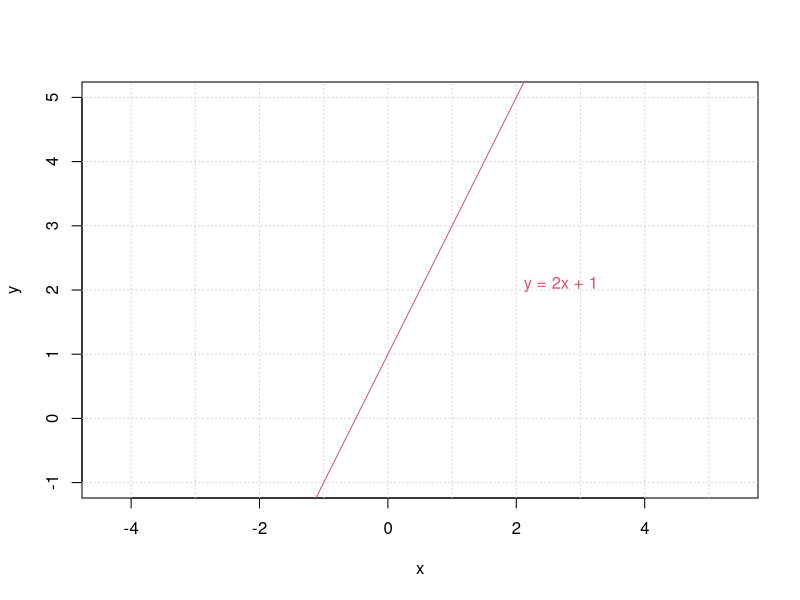
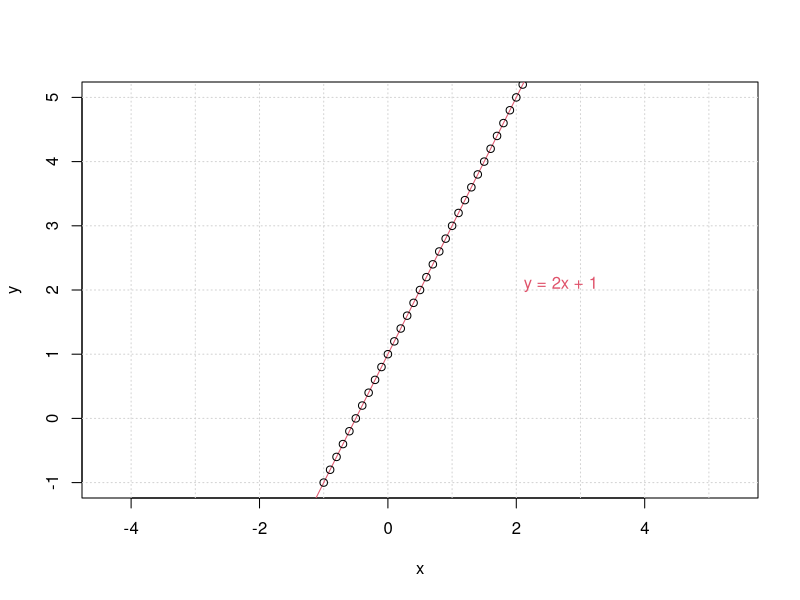
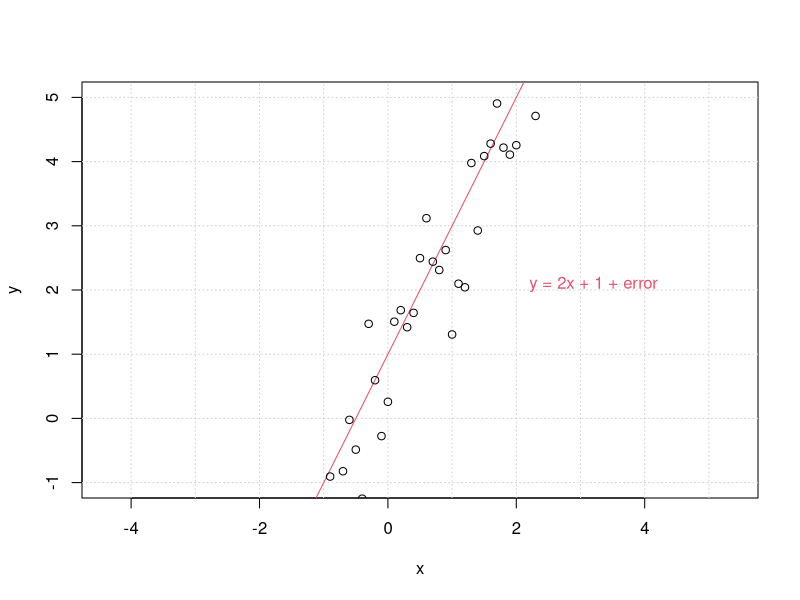
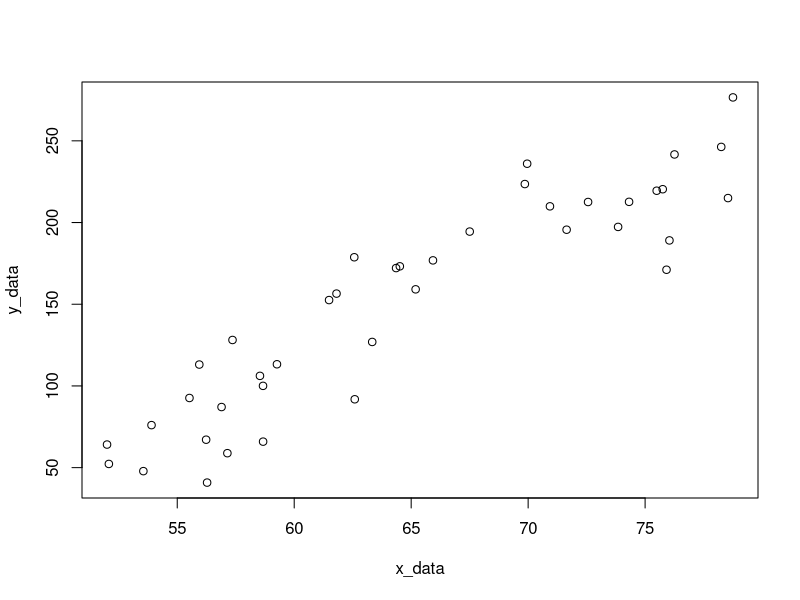
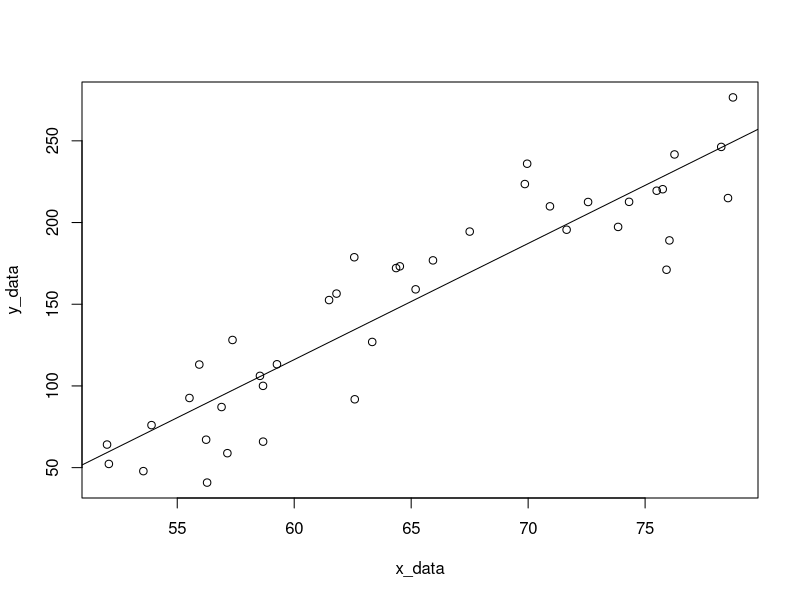
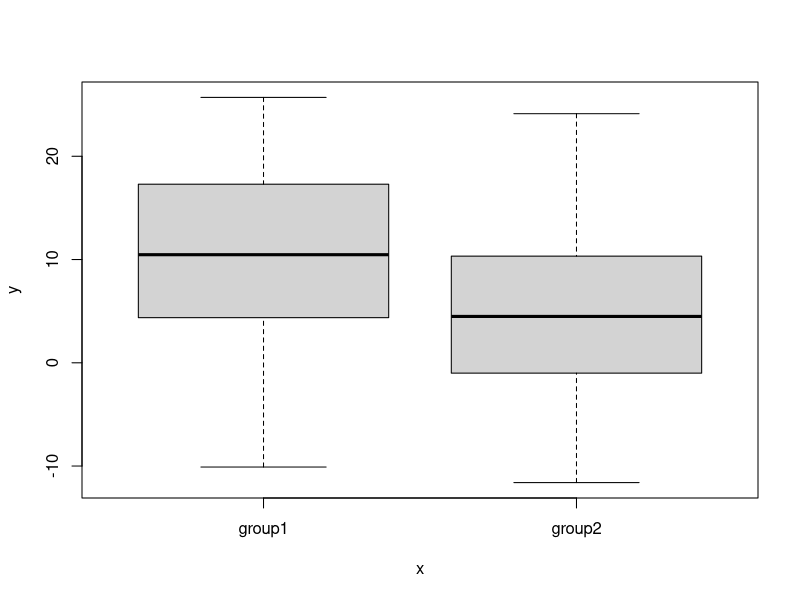
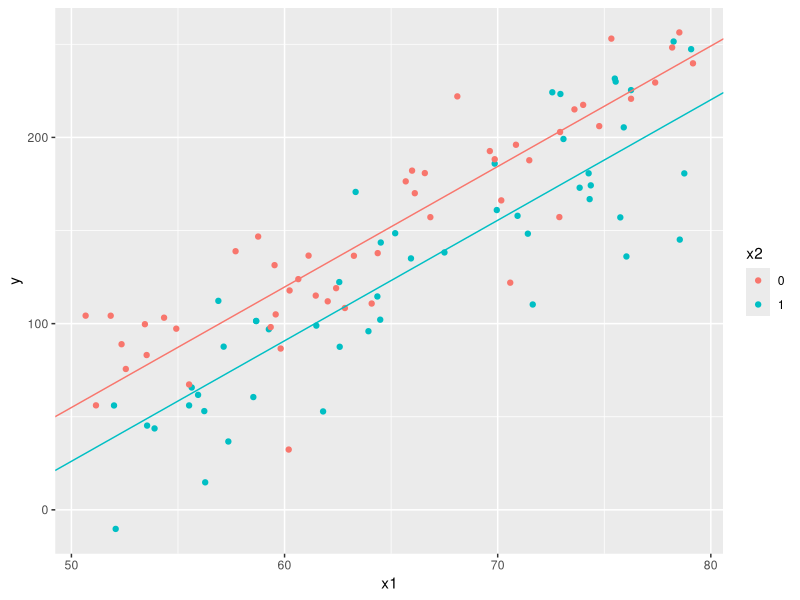
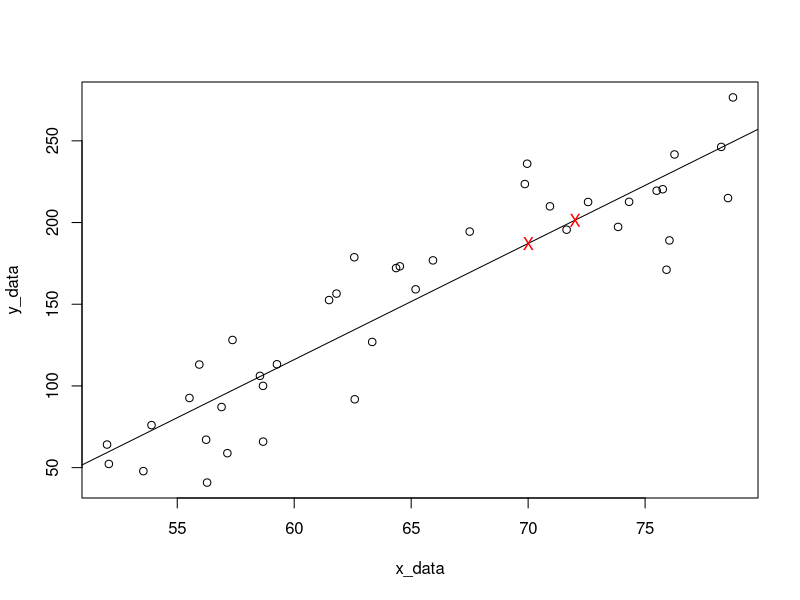

Write R code to recreate these figures, in order.
## ---- chunk 1
knitr::opts_chunk$set(echo = TRUE)
## ---- chunk 2
## Setup up coordinate system (with x == y aspect ratio):
plot(c(-2,3), c(-1,5), type = "n", xlab = "x", ylab = "y", asp = 1)
## the x- and y-axis, and an integer grid
abline(h = -5:5, v = -5:6, col = "lightgray", lty = 3)
abline(a = 1, b = 2, col = 2)
text(2,2, "y = 2x + 1", col = 2, adj = c(-.1, -.1))
## ---- chunk 3
## Setup up coordinate system (with x == y aspect ratio):
x <- seq(-1,3,0.1)
y <- 2*x + 1

plot(c(-2,3), c(-1,5), type = "n", xlab = "x", ylab = "y", asp = 1)
## the x- and y-axis, and an integer grid
abline(h = -5:5, v = -5:6, col = "lightgray", lty = 3)
abline(a = 1, b = 2, col = 2)
points(x,y)
text(2,2, "y = 2x + 1", col = 2, adj = c(-.1, -.1))
## ---- chunk 4
## Setup up coordinate system (with x == y aspect ratio):
x <- seq(-1,3,0.1)
e <- rnorm(length(x), mean=0, sd=1)
y <- 2*x + 1 + e

plot(c(-2,3), c(-1,5), type = "n", xlab = "x", ylab = "y", asp = 1)
## the x- and y-axis, and an integer grid
abline(h = -5:5, v = -5:6, col = "lightgray", lty = 3)
abline(a = 1, b = 2, col = 2)
points(x,y)
text(2,2,"y = 2x + 1 + error", col = 2, adj = c(-.1, -.1))
## ---- chunk 5
set.seed(20191203) # set a seed for reproducibility

# lets set up some true data
b0 <- -300 # true beta_0
b1 <- 7 # true beta_1
N <- 40 # sample size

# generate some x values, let's pretend it's height in inches
# a sample of size N bounded between 50 and 80
x_data <- runif(N,50,80)

# generate some random normal errors
errs <- rnorm(N, mean = 0, sd = 30)

y_data <- b0 + x_data*b1 + errs
## ---- chunk 6
plot(x_data, y_data)
## ---- chunk 7
my_model <- lm(y_data ~ x_data)
## ---- chunk 8
plot(x_data, y_data)
abline(my_model)
## ---- chunk 9
summary(my_model)
## ---- chunk 10
print("Confidence intervals with confint function")
print(confint(my_model))
## ---- chunk 11
t_1 <- qt(0.025,38) # n - p - 1 = 40 - 1 - 1 = 38
# t_2 <- qt(0.975,38) # the t-distribution is symmetric so this is just t_1*(-1)

beta_est <- summary(my_model)$coefficients[2,1] # retrieve the beta1 estimate from the model
beta_sd <- summary(my_model)$coefficients[2,2] # retrieve the sd of the beta1 esimate from the model

print(paste("(",(beta_est + t_1*beta_sd), ", " , (beta_est - t_1*beta_sd), ")",sep=""))
## ---- chunk 12
set.seed(20191203) # set a seed for reproducibility

# lets set up some true data
b0 <- -300 # true beta_0
b1 <- 7 # true beta_1
b2 <- -12 # true beta_2
N <- 40 # sample size

# generate some x values again
x1_data <- runif(N,50,80)
x2_data <- runif(N,10,20)

# generate some random normal errors
errs <- rnorm(N, mean = 0, sd = 30)

y_data <- b0 + x1_data*b1 + x2_data*b2 + errs
## ---- chunk 13
# put the data into a dataframe

my_data <- data.frame(y_data, x1_data, x2_data) # put the data into a frame
colnames(my_data) <- c("y","x1","x2") # give names to our variables

my_model_2 <- lm(y ~ x1 + x2, data = my_data) # set up the model
summary(my_model_2) # output the analysis
## ---- chunk 14
set.seed(20191203) # set a seed for reproducibility

# lets set up some true data
b0 <- -300 # true beta_0
b1 <- 7 # true beta_1
b2 <- -12 # true beta_2
N <- 10000 # sample size

# generate some x values again
x1_data <- runif(N,50,80)
x2_data <- runif(N,10,20)

# generate some random normal errors
errs <- rnorm(N, mean = 0, sd = 30)

y_data <- b0 + x1_data*b1 + x2_data*b2 + errs

my_model_3 <- lm(y_data ~ x1_data + x2_data)
summary(my_model_3)
## ---- chunk 15
set.seed(20191203) # set a seed for reproducibility

ng <- 2 # number of groups
N <- 40 # sample size

# values of the true betas
b0 <- 10
b1 <- -5

group <- rep( c("group1", "group2"), each = N) # create the two sets of groups
errs <- rnorm(ng*N, 0, sd=10) # create the standard errors

y_data <- b0 + b1*(group=="group2") + errs # those in group 2 are multiplied by b1
my_model_cat <- lm(y_data ~ as.factor(group)) # define the linear model
summary(my_model_cat)
## ---- chunk 16
plot(factor(group), y_data)
## ---- chunk 17
group1_data <- y_data[1:40]
group2_data <- y_data[41:80]

t.test(group1_data, group2_data) # full t-test

print("Estimated difference between groups:")
print((t.test(y_data[41:80], y_data[1:40])$estimate[1] - 
  t.test(y_data[41:80], y_data[1:40])$estimate[2])) # estimated difference
## ---- chunk 18
set.seed(20191203) # set a seed for reproducibility

# lets set up some true data
b0 <- -300 # true beta_0
b1 <- 7 # true beta_1
b2 <- -30 # true beta_2
N <- 100 # sample size

# generate some x values again
x1_data <- runif(N,50,80) # generate continuous data
x2_data <- c(rep(1,N/2), rep(0,N/2)) # generate binary data

# generate some random normal errors
errs <- rnorm(N, mean = 0, sd = 30)

y_data <- b0 + x1_data*b1 + x2_data*b2 + errs

my_model_cont_cat <- lm(y_data ~ x1_data + x2_data)
summary(my_model_cont_cat)
## ---- chunk 19
library(ggplot2)# we'll use ggplot for plotting here

set.seed(20191203) # set a seed for reproducibility

# lets set up some true data
b0 <- -300 # true beta_0
b1 <- 7 # true beta_1
b2 <- -30 # true beta_2
N <- 100 # sample size

# generate some x values again
x1_data <- runif(N,50,80) # generate continuous data
x2_data <- c(rep(1,N/2), rep(0,N/2)) # generate binary data

# generate some random normal errors
errs <- rnorm(N, mean = 0, sd = 30)

y_data <- b0 + x1_data*b1 + x2_data*b2 + errs

# put together a data frame
my_data <- data.frame(y_data, x1_data, factor(x2_data))
colnames(my_data) <- c("y", "x1", "x2")

# generate a linear model
my_model_cont_cat <- lm(y ~ x1 + x2, data = my_data)

p <- ggplot(data = my_data, aes(y = y, x = x1, colour = x2)) +
  geom_point() +
  geom_abline(intercept = coef(my_model_cont_cat)[1], slope = coef(my_model_cont_cat)[2], colour="#F8766D") +
  geom_abline(intercept = coef(my_model_cont_cat)[1] + coef(my_model_cont_cat)[3],
              slope = coef(my_model_cont_cat)[2], colour = "#00BFC4")

p
## ---- chunk 20
set.seed(20191203) # set a seed for reproducibility

# lets set up some true data
b0 <- -300 # true beta_0
b1 <- 7 # true beta_1
N <- 40 # sample size

# generate some x values, let's pretend it's height in inches
# a sample of size N bounded between 50 and 80
x_data <- runif(N,50,80)

# generate some random normal errors
errs <- rnorm(N, mean = 0, sd = 30)

y_data <- b0 + x_data*b1 + errs

my_model <- lm(y_data ~ x_data)

# Create new points at x=70 and x=72
# predict where the data will fall and plot it
new_points <- data.frame(x_data=c(72,70))
new_prediction <- predict(my_model, new_points)

plot(x_data, y_data)
abline(my_model)
points(x = new_points$x_data, y = new_prediction, col = "red", pch="X")
## ---- chunk 21
set.seed(20191203) # set a seed for reproducibility

# lets set up some true data
b0 <- -300 # true beta_0
b1 <- 7 # true beta_1
N <- 40 # sample size

# generate some x values, let's pretend it's height in inches
# a sample of size N bounded between 50 and 80
x_data <- runif(N,50,80)

# generate some random normal errors
errs <- rnorm(N, mean = 0, sd = 30)

y_data <- b0 + x_data*b1 + errs

my_model <- lm(y_data ~ x_data)
plot(my_model)
## ---- chunk 22
set.seed(20191203) # set a seed for reproducibility

# lets set up some true data
b0 <- -300 # true beta_0
b1 <- 7 # true beta_1
N <- 1000 # sample size

# generate some x values, let's pretend it's height in inches
# a sample of size N bounded between 50 and 80
x_data <- runif(N,50,80)

# generate some random normal errors
errs <- rnorm(N, mean = 0, sd = 30)

y_data <- b0 + x_data*b1 + errs

my_model <- lm(y_data ~ x_data)
plot(my_model)
## ---- chunk 23
set.seed(20191203) # set a seed for reproducibility

# lets set up some true data
b0 <- -300 # true beta_0
b1 <- 7 # true beta_1
N <- 40 # sample size

x_data <- runif(N,50,60)

# generate some random normal errors
errs <- rnorm(N, mean = 0, sd = 30)

y_data <- b0 + exp(x_data)*b1 + errs

my_model_bad <- lm(y_data ~ x_data)
summary(my_model_bad)
## ---- chunk 24
plot(my_model_bad)
## ---- chunk 25
plot(x_data, y_data)
abline(my_model_bad)
## ---- chunk 26
# taken from the R documentation on CRAN.

## So regression on each dataset
ff <- y ~ x
mods <- setNames(as.list(1:4), paste0("lm", 1:4))
for(i in 1:4) {
  ff[2:3] <- lapply(paste0(c("y","x"), i), as.name)
  ## or   ff[[2]] <- as.name(paste0("y", i))
  ##      ff[[3]] <- as.name(paste0("x", i))
  mods[[i]] <- lmi <- lm(ff, data = anscombe)
  #print(anova(lmi))
  print(summary(mods[[i]]))
}
## ---- chunk 27
## Now, do what you should have done in the first place: PLOTS
op <- par(mfrow = c(2, 2), mar = 0.1+c(4,4,1,1), oma =  c(0, 0, 2, 0))
for(i in 1:4) {
  ff[2:3] <- lapply(paste0(c("y","x"), i), as.name)
  plot(ff, data = anscombe, col = "red", pch = 21, bg = "orange", cex = 1.2,
       xlim = c(3, 19), ylim = c(3, 13))
  abline(mods[[i]], col = "blue")
}
mtext("Anscombe\'s 4 Regression data sets", outer = TRUE, cex = 1.5)
par(op)
## ---- chunk 28
# generate 20 random values between 0 and 1 and run a regression between them. Do this 100 times and see how many times b1 is "significant"
N <- 20
trials <- 100
num_sig <- 0

for (t in 1:trials){
  x_random <- runif(N)
  y_random <- runif(N)
  
  random_model <- lm(y_random~x_random)
  
  if (summary(random_model)$coefficients[2,4] < 0.05){
    num_sig <- num_sig + 1
    plot(x_random, y_random)
    abline(random_model)
  }
}

print(paste("We have",num_sig,"significant results!"))
## ---- chunk 29
# Example code modified from https://www.data-to-viz.com/caveat/simpson.html
library(ggplot2)
library(tidyverse)

# create our data
a <- data.frame( x = rnorm(100), y = rnorm(100)) %>% mutate(y = y-x/2)
b <- a %>% mutate(x=x+2) %>% mutate(y=y+2)
c <- a %>% mutate(x=x+4) %>% mutate(y=y+4)
simpsons_data <- do.call(rbind, list(a,b,c))
simpsons_data <- simpsons_data %>% mutate(group=rep(c("A", "B", "C"), each=100))

rm(a,b,c) # cleanup

# the function geom_smooth carries out the linear fit automatically, and then plots it
ggplot(simpsons_data, aes(x=x, y=y)) +
  geom_point( size=2) +
  geom_smooth(method = "lm") +
  ggtitle("Linear fit without confounders")

ggplot(simpsons_data, aes(x=x, y=y, colour=group)) +
  geom_point(size=2) +
  geom_smooth(method = "lm") +
  ggtitle("Linear fit with confounders")
